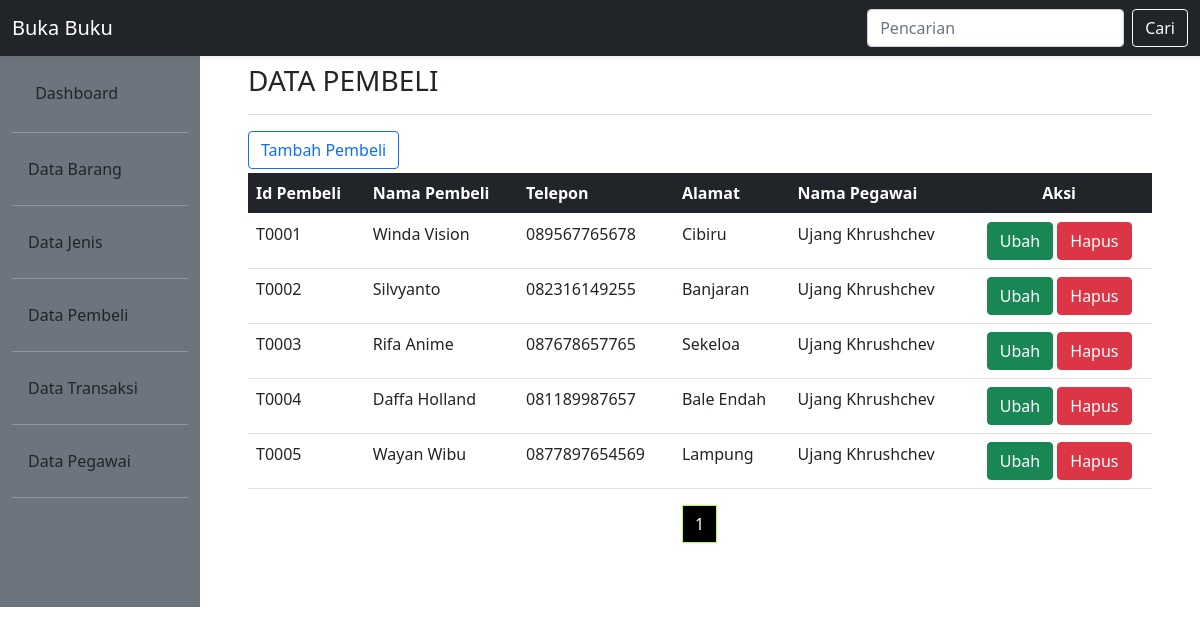
The app's page /pages/pembeli/pembeli.php (signed in) with its own data.
### tables this page shows
CREATE TABLE `pembeli` (
  `id_pembeli` varchar(5) NOT NULL,
  `nama_pembeli` varchar(30) NOT NULL,
  `telepon` varchar(13) NOT NULL,
  `alamat` varchar(30) NOT NULL,
  `id_pegawai` varchar(5) DEFAULT NULL
);

CREATE TABLE `pegawai` (
  `id_pegawai` varchar(5) NOT NULL,
  `pass` varchar(50) NOT NULL,
  `nama_pegawai` varchar(30) NOT NULL,
  `telepon` varchar(13) NOT NULL,
  `alamat` varchar(30) NOT NULL
);

### pages/pembeli/pembeli.php (the view, shortened to what this page needs)
<!DOCTYPE html>
<html lang="en">
<head>
    <link href="https://cdn.jsdelivr.net/npm/bootstrap@5.0.2/dist/css/bootstrap.min.css" rel="stylesheet">
    <link rel="stylesheet" href="../../style.css">
</head>
<body>
<div class="banner">
	<nav class="navbar navbar-expand-lg fixed-top navbar-dark shadow-sm bg-dark">
  <div class="container-fluid">
    <a class="navbar-brand" href="#">Buka Buku</a>
	<form class="d-flex">
		<form method="get" name="frm" action="barang.php">
			<input class="form-control me-2" name="cari" type="text" placeholder="Pencarian" aria-label="Search">
			<button class="btn btn-outline-light mr-sm-2" type="text" name="tblCari" type="submit">Cari</button>
		</form>
      </form>
  </div>
</nav>
</div>
<div class="container-fluid">
	<div class="row">
		<div class="col-2 mt-5 pt-3 bg-secondary">
			<div class="sidebar">
			<ul class="nav flex-column ml-3 mb-5">
				<li class="nav-item">
					<a class="nav-link text-dark" href="index.php">
						Dashboard</a>
						<hr class="bg-light">
					</li>
				<li class="nav-item">
					<a class="nav-link text-dark" href="../barang/barang.php">Data Barang</a>
				</li>
			<hr class="bg-light">
				<li class="nav-item">
					<a class="nav-link text-dark" href="../jenis/jenis.php">Data Jenis</a>
				</li>
			<hr class="bg-light">
				<li class="nav-item">
					<a class="nav-link text-dark" href="pembeli.php">Data Pembeli</a>
				</li>
			<hr class="bg-light">
				<li class="nav-item">
					<a class="nav-link text-dark" href="../transaksi/transaksi.php">Data Transaksi</a>
				</li>
			<hr class="bg-light">
            <li class="nav-item">
					<a class="nav-link text-dark" href="../pegawai/pegawai.php">Data Pegawai</a>
				</li>
			<hr class="bg-light">
			</ul>
		</div>
		</div>
		<div class="col-10 p-5 pt-3 mt-5">
			<h3>DATA PEMBELI</h3>
            <hr class="bg-secondary">
            <?php
$db=dbConnect();
if($db->connect_errno==0){
	$perpage = 5;
	$hasil = $db->query("SELECT * FROM pembeli");
	$total = $hasil->num_rows;
	$banyakHal = ceil($total / $perpage);
	$page = isset($_GET['halaman']) ? (int)$_GET['halaman'] : 1;
	$start = ($page > 1) ?  ($page * $perpage) - $perpage:0;
	if(isset($_GET["tblCari"])){
		$dicari=$db->escape_string($_GET["cari"]);
		$sql="SELECT id_pembeli, nama_pembeli, pembeli.telepon, pembeli.alamat, nama_pegawai
        FROM pembeli LEFT JOIN pegawai ON  pembeli.id_pegawai = pegawai.id_pegawai
		WHERE id_pembeli LIKE '%$dicari%'
		OR nama_pembeli LIKE '%$dicari%'
		OR telepon LIKE '%$dicari%'
        OR nama_pegawai LIKE '%$dicari%'
		ORDER BY id_pembeli LIMIT $start, $perpage";
	}
	else{
	$sql="SELECT id_pembeli, nama_pembeli, pembeli.telepon, pembeli.alamat, nama_pegawai
	 FROM pembeli LEFT JOIN pegawai ON pembeli.id_pegawai = pegawai.id_pegawai
	 ORDER BY id_pembeli
	 LIMIT $start,$perpage";
	}
	$res=$db->query($sql);
	if($res){
		?>
		<a href="pembeli-tambah.php"><button type="button" class="btn btn-outline-primary rounded">Tambah Pembeli</button></a>
		<table class="table mt-1">
            <thead class="thead-dark table-dark">
                <tr>
                <th scope="col">Id Pembeli</th>
                <th scope="col">Nama Pembeli</th>
                <th scope="col">Telepon</th>
				<th scope="col">Alamat</th>
                <th scope="col">Nama Pegawai</th>
                <th scope="col" class="text-center">Aksi</th>
                </tr>
            </thead>
		<?php
		$data=$res->fetch_all(MYSQLI_ASSOC);
		foreach($data as $barisdata){
			?>
			<tr>
			<td><?php echo $barisdata["id_pembeli"];?></td>
			<td><?php echo $barisdata["nama_pembeli"];?></td>
            <td><?php echo $barisdata["telepon"];?></td>
			<td><?php echo $barisdata["alamat"];?></td>
            <td><?php echo $barisdata["nama_pegawai"];?></td>
			<td class="text-center">
                    <a href="pembeli-form-ubah.php?id_pembeli=<?php echo base64_encode($barisdata["id_pembeli"]); ?>">
                    <button type="button" class="btn btn-success">Ubah</button></a>
                    <a href="pembeli-konfirmasi-hapus.php?id_pembeli=<?php echo base64_encode($barisdata["id_pembeli"]); ?>">
                    <button  type="button" class="btn btn-danger">Hapus</button></a>
				</td>
			</tr>
			<?php
		}
		?>
		</table>
			<nav aria-label="...">
			<ul class="pagination justify-content-center">
				<?php for($i=1; $i<=$banyakHal; $i++){ ?>
				<li class="page-item <?php if($page == $i)echo "active"?>" aria-current="page">
					<a class="page-link"  href="?halaman=<?php echo $i; ?>"><?php echo $i; ?></a>
				</li>
				<?php } ?>
			</ul>
			</nav>
		<?php
	}else
		echo "Gagal Eksekusi SQL".(DEVELOPMENT?" : ".$db->error:"")."<br>";
}
else
	echo "Gagal koneksi".(DEVELOPMENT?" : ".$db->connect_error:"")."<br>";
?>
</div>
</div>
</div>
</body>
</html>

### style.css (style rules this page uses)
.page-item.active .page-link { z-index: 1; color: #fff; background-color: black; border-color: #aeff5e; }
.pagination > li > a { background-color: white; color: black; }

### records on screen
pembeli: id_pembeli "T0001", nama_pembeli "Winda Vision", telepon "089567765678", alamat "Cibiru", id_pegawai.nama_pegawai "Ujang Khrushchev"
pembeli: id_pembeli "T0002", nama_pembeli "Silvyanto", telepon "082316149255", alamat "Banjaran", id_pegawai.nama_pegawai "Ujang Khrushchev"
pembeli: id_pembeli "T0003", nama_pembeli "Rifa Anime", telepon "087678657765", alamat "Sekeloa", id_pegawai.nama_pegawai "Ujang Khrushchev"
pembeli: id_pembeli "T0004", nama_pembeli "Daffa Holland", telepon "081189987657", alamat "Bale Endah", id_pegawai.nama_pegawai "Ujang Khrushchev"
pembeli: id_pembeli "T0005", nama_pembeli "Wayan Wibu", telepon "0877897654569", alamat "Lampung", id_pegawai.nama_pegawai "Ujang Khrushchev"
